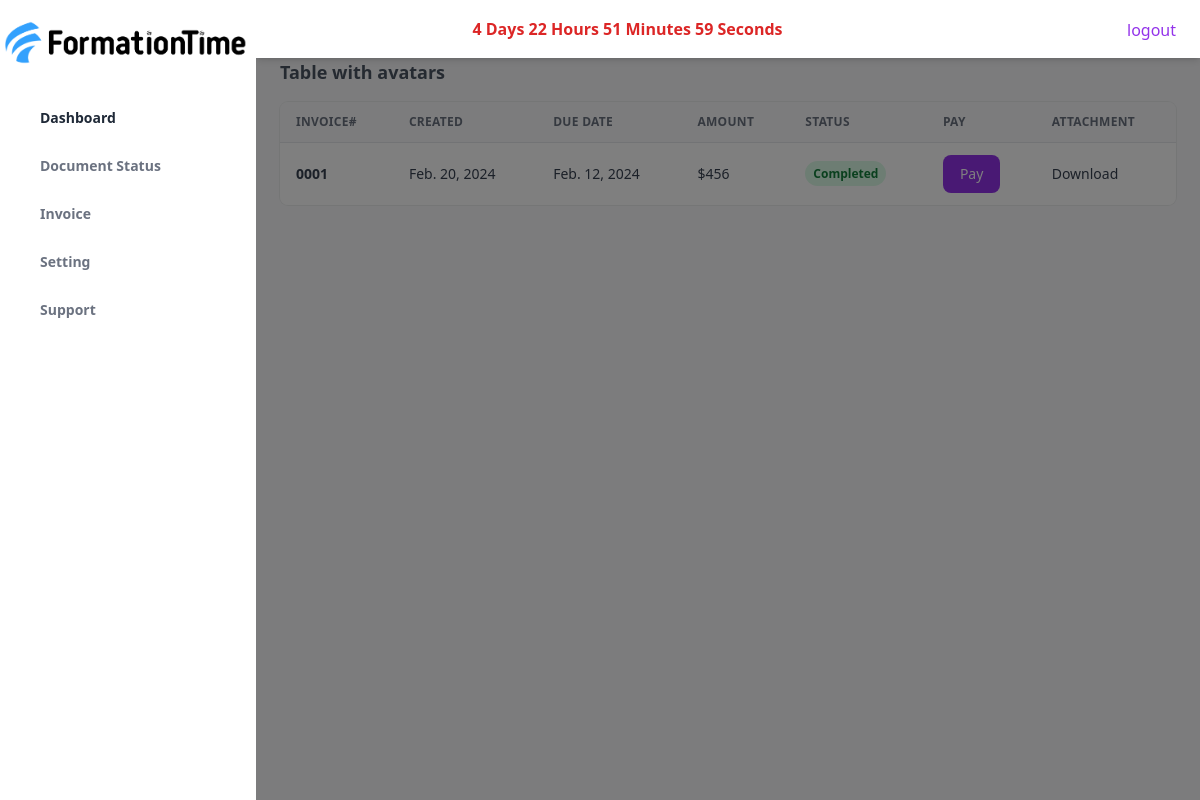
The page /invoice/ (signed in) on the database its author committed.
### document/models.py (models this page shows, shortened)
class Invoice(models.Model):
    id = models.CharField(primary_key=True, max_length=10,editable=False)
    user = models.ForeignKey(Account, on_delete=models.CASCADE,blank=True,null=True)
    due_date = models.DateField(blank=True,null=True)
    created = models.DateField(auto_now=True)
    description = models.TextField(blank=True,null=True)
    amount = models.IntegerField()
    status = models.CharField(max_length=20,choices=Invoice_STATUS_CHOICES,blank=True,null=True)
    attachment = models.FileField(upload_to='invoice/',blank=True,null=True)
    pay_link = models.URLField(max_length=1000,blank=True,null=True)
    active_pay = models.BooleanField(default=False)

### document/views.py (the view)
# urls.py: path('invoice/',views.invoice_list),
@login_required()
def invoice_list(request):
    invoice_list = Invoice.objects.filter(user=request.user)
    return render(request,'document/invoice_list.html',{'invoice_list':invoice_list})

### template/document/invoice_list.html (shortened to what this page needs)
{% extends 'base.html' %}
{% block content%}
<h4 class="mb-4 text-lg font-semibold text-gray-600 dark:text-gray-300">
  Table with avatars
</h4>
<div class="w-full mb-8 overflow-hidden rounded-lg shadow-xs">
  <div class="w-full overflow-x-auto">
    <table class="w-full whitespace-no-wrap">
      <thead>
        <tr
          class="text-xs font-semibold tracking-wide text-left text-gray-500 uppercase border-b dark:border-gray-700 bg-gray-50 dark:text-gray-400 dark:bg-gray-800">
          <th class="px-4 py-3">Invoice#</th>
          <th class="px-4 py-3">Created</th>
          <th class="px-4 py-3">Due Date</th>
          <th class="px-4 py-3">Amount</th>
          <th class="px-4 py-3">Status</th>
          <th class="px-4 py-3">Pay</th>
          <th class="px-4 py-3">Attachment</th>
        </tr>
      </thead>
      <tbody class="bg-white divide-y dark:divide-gray-700 dark:bg-gray-800">
        {% for invoice in invoice_list%}
        <tr class="text-gray-700 dark:text-gray-400">
          <td class="px-4 py-3">
            <div class="flex items-center text-sm">
              <p class="font-semibold">{{invoice.id}}</p>
            </div>
          </td>
          <td class="px-4 py-3 text-sm">
            {{invoice.created}}
          </td>
          <td class="px-4 py-3 text-sm">
            {{invoice.due_date}}
          </td>
          <td class="px-4 py-3 text-sm">
            ${{invoice.amount}}
          </td>
          <td class="px-4 py-3 text-xs">
            <span
              class="px-2 py-1 font-semibold leading-tight text-green-700 bg-green-100 rounded-full dark:bg-green-700 dark:text-green-100">
              {{invoice.get_status_display}}
            </span>
          </td>
          {%if invoice.active_pay%}
          <td class="px-4 py-3 text-sm">
            <a target="_blank" href="{{invoice.pay_link}}">
              <button
                  class="px-4 py-2 text-sm font-medium leading-5 text-white transition-colors duration-150 bg-purple-600 border border-transparent rounded-lg active:bg-purple-600 hover:bg-purple-700 focus:outline-none focus:shadow-outline-purple"
                >
                  Pay
                </button>
            </a>
          </td>
          {%endif%}
          <td class="px-4 py-3 text-sm">
            <a target="_blank" href="{%if invoice.attachment%}{{invoice.attachment.url}}{%else%}#{%endif%}">Download</a>
          </td>
        </tr>
        {%endfor%}
      </tbody>
    </table>
  </div>
</div>
{%endblock%}

### rows shown on the page
Invoice: id "0001", created "Feb. 20, 2024", due_date "Feb. 12, 2024", amount "456", status "Completed"
